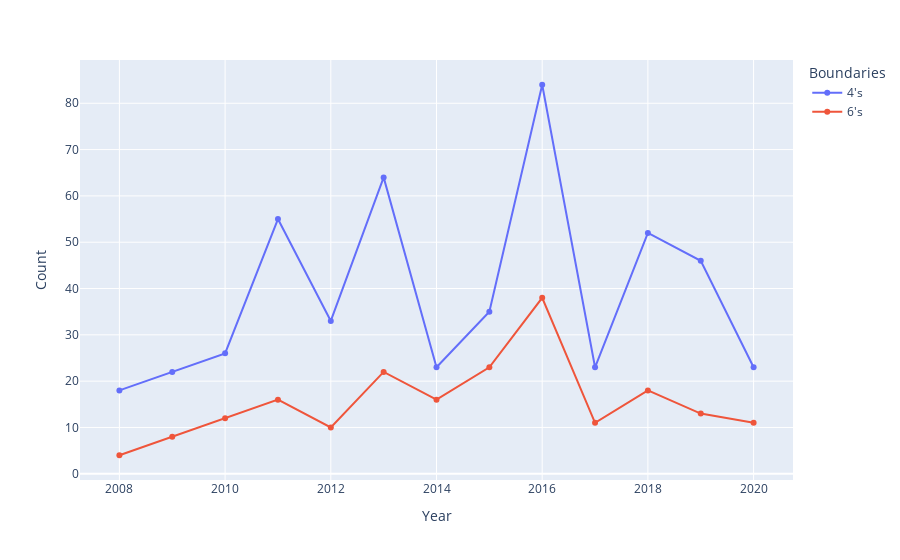

The notebook cell this image was saved under:
### Code cell
fig = s6ands4(working_df2,year)
fig.show()

### Figure 1 — Plotly figure (JSON) as saved in the notebook; plotly's stock layout.template omitted (floating-point values rounded to 4 significant figures)
{"data": [{"hovertemplate": "Boundaries=4's<br>Year=%{x}<br>Count=%{y}<extra></extra>", "legendgroup": "4's", "line": {"color": "#636efa", "dash": "solid"}, "mode": "markers+lines", "name": "4's", "orientation": "v", "showlegend": true, "type": "scatter", "x": [2008, 2009, 2010, 2011, 2012, 2013, 2014, 2015, 2016, 2017, 2018, 2019, 2020], "xaxis": "x", "y": [18, 22, 26, 55, 33, 64, 23, 35, 84, 23, 52, 46, 23], "yaxis": "y"}, {"hovertemplate": "Boundaries=6's<br>Year=%{x}<br>Count=%{y}<extra></extra>", "legendgroup": "6's", "line": {"color": "#EF553B", "dash": "solid"}, "mode": "markers+lines", "name": "6's", "orientation": "v", "showlegend": true, "type": "scatter", "x": [2008, 2009, 2010, 2011, 2012, 2013, 2014, 2015, 2016, 2017, 2018, 2019, 2020], "xaxis": "x", "y": [4, 8, 12, 16, 10, 22, 16, 23, 38, 11, 18, 13, 11], "yaxis": "y"}], "layout": {"legend": {"title": {"text": "Boundaries"}, "tracegroupgap": 0}, "margin": {"t": 60}, "xaxis": {"anchor": "y", "domain": [0, 1], "title": {"text": "Year"}}, "yaxis": {"anchor": "x", "domain": [0, 1], "title": {"text": "Count"}}}}
